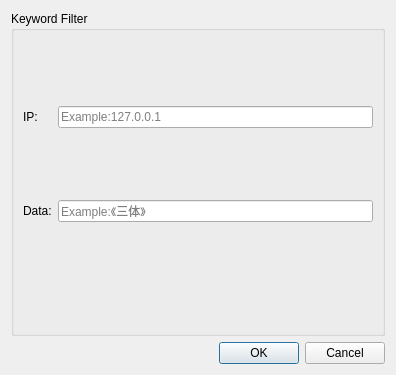
<?xml version="1.0" encoding="UTF-8"?>
<ui version="4.0">
 <class>Filter</class>
 <widget class="QDialog" name="Filter">
  <property name="geometry">
   <rect>
    <x>0</x>
    <y>0</y>
    <width>396</width>
    <height>375</height>
   </rect>
  </property>
  <property name="minimumSize">
   <size>
    <width>387</width>
    <height>357</height>
   </size>
  </property>
  <property name="maximumSize">
   <size>
    <width>409</width>
    <height>394</height>
   </size>
  </property>
  <property name="windowTitle">
   <string>Filter</string>
  </property>
  <layout class="QGridLayout" name="gridLayout_2">
   <item row="0" column="0">
    <widget class="QGroupBox" name="groupBox">
     <property name="minimumSize">
      <size>
       <width>361</width>
       <height>251</height>
      </size>
     </property>
     <property name="title">
      <string>Keyword Filter</string>
     </property>
     <layout class="QGridLayout" name="gridLayout">
      <item row="0" column="1">
       <spacer name="verticalSpacer_3">
        <property name="orientation">
         <enum>Qt::Vertical</enum>
        </property>
        <property name="sizeHint" stdset="0">
         <size>
          <width>20</width>
          <height>46</height>
         </size>
        </property>
       </spacer>
      </item>
      <item row="1" column="0">
       <widget class="QLabel" name="IP">
        <property name="text">
         <string>IP:</string>
        </property>
       </widget>
      </item>
      <item row="1" column="1">
       <widget class="QLineEdit" name="FilterIP">
        <property name="toolTip">
         <string>&lt;html&gt;&lt;head/&gt;&lt;body&gt;&lt;p&gt;Displays the data that exists in the input IP&lt;/p&gt;&lt;/body&gt;&lt;/html&gt;</string>
        </property>
        <property name="statusTip">
         <string>IP Filter</string>
        </property>
        <property name="inputMask">
         <string notr="true"/>
        </property>
        <property name="text">
         <string/>
        </property>
        <property name="placeholderText">
         <string notr="true">Example:127.0.0.1</string>
        </property>
        <property name="clearButtonEnabled">
         <bool>true</bool>
        </property>
       </widget>
      </item>
      <item row="2" column="1">
       <spacer name="verticalSpacer">
        <property name="orientation">
         <enum>Qt::Vertical</enum>
        </property>
        <property name="sizeHint" stdset="0">
         <size>
          <width>20</width>
          <height>46</height>
         </size>
        </property>
       </spacer>
      </item>
      <item row="3" column="0">
       <widget class="QLabel" name="Data">
        <property name="text">
         <string>Data:</string>
        </property>
       </widget>
      </item>
      <item row="3" column="1">
       <widget class="QLineEdit" name="FilterData">
        <property name="toolTip">
         <string>&lt;html&gt;&lt;head/&gt;&lt;body&gt;&lt;p&gt;Displays the data that exists in the input Data&lt;/p&gt;&lt;/body&gt;&lt;/html&gt;</string>
        </property>
        <property name="statusTip">
         <string>Content Filtering</string>
        </property>
        <property name="text">
         <string/>
        </property>
        <property name="placeholderText">
         <string notr="true">Example:《三体》</string>
        </property>
        <property name="clearButtonEnabled">
         <bool>true</bool>
        </property>
       </widget>
      </item>
      <item row="4" column="1">
       <spacer name="verticalSpacer_2">
        <property name="orientation">
         <enum>Qt::Vertical</enum>
        </property>
        <property name="sizeHint" stdset="0">
         <size>
          <width>20</width>
          <height>102</height>
         </size>
        </property>
       </spacer>
      </item>
     </layout>
    </widget>
   </item>
   <item row="1" column="0">
    <widget class="QDialogButtonBox" name="buttonBox">
     <property name="standardButtons">
      <set>QDialogButtonBox::Cancel|QDialogButtonBox::Ok</set>
     </property>
    </widget>
   </item>
  </layout>
 </widget>
 <resources/>
 <connections/>
</ui>
